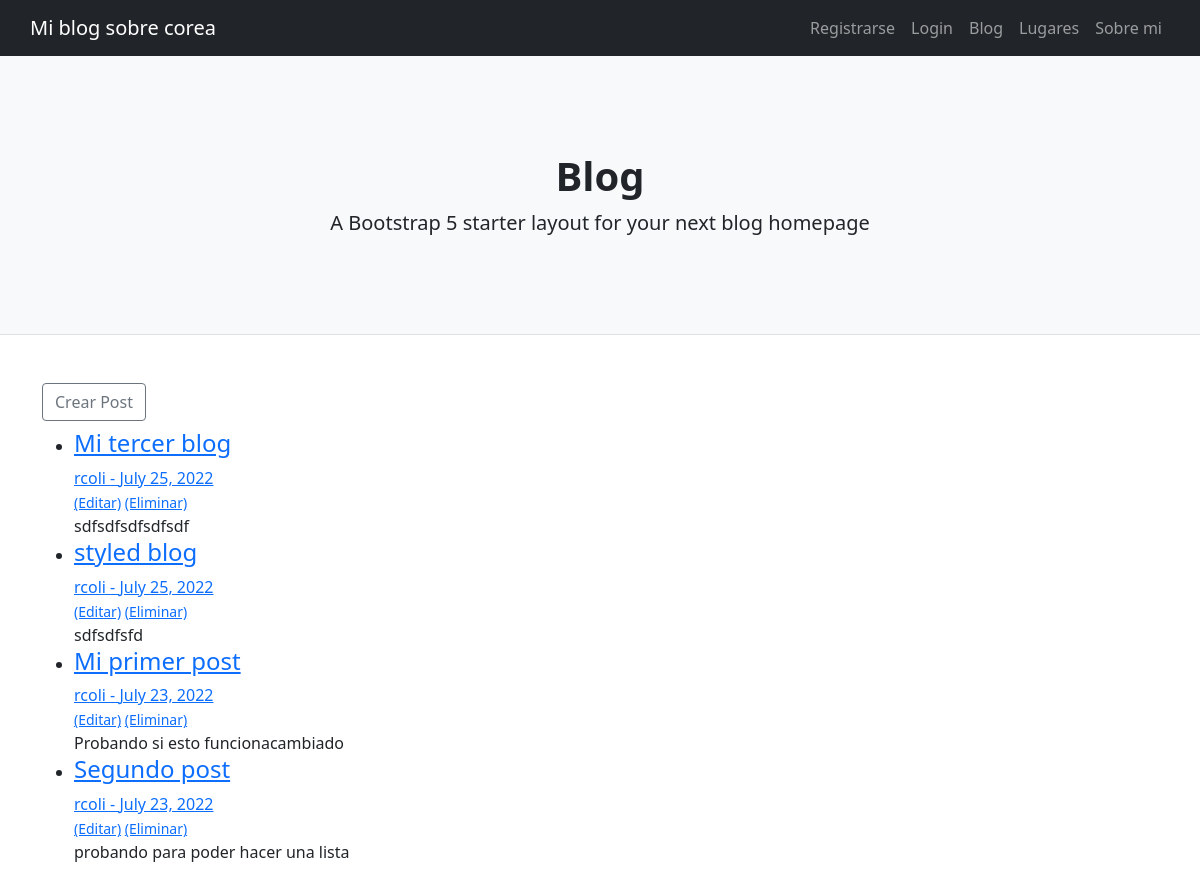
Screenshot of /blog/ with the database file from the repository.
### Blog/models.py (models this page shows, shortened)
class Post(models.Model):
   titulo=models.CharField(max_length=255)
   subtitulo=models.CharField(max_length=200)
   autor=models.ForeignKey(User, on_delete=models.CASCADE)
   fecha=models.DateField(auto_now_add=True)
   imagen=models.ImageField(null=True, blank=True, upload_to="images/")
   cuerpo=models.TextField()

### Blog/views.py (the view)
# urls.py: path('blog/', BlogView.as_view(), name="blog"),
class BlogView(ListView):
    model=Post
    template_name='Blog/blog.html'
    ordering=['-fecha']

### Blog/templates/Blog/blog.html (shortened to what this page needs)
{% extends "Blog/padre.html" %}
{% load static %}
{% block contenidoQueCambia %}
 <header class="py-5 bg-light border-bottom mb-4">
<div class="container">
        <div class="text-center my-5">
            <h1 class="fw-bolder">Blog</h1>
            <p class="lead mb-0">A Bootstrap 5 starter layout for your next blog homepage</p>
        </div>
    </div>
</header>
<br/>
<div class="container"><h6><a href="{% url 'add_post' %}" class="btn btn-outline-secondary">Crear Post</a></h6></div>
<div class="container">
<ul>
    {% for post in object_list %}
        <li><h4><a href="{% url 'post-detalles' post.pk %}" >{{ post.titulo}}</h4>
        {{ post.autor }} - {{ post.fecha }}
        <small></br>
            <a href="{% url 'update_post' post.pk %}">(Editar)</a>
            <a href="{% url 'delete_post' post.pk %}">(Eliminar)</a></a></small>
        {{ post.cuerpo }}</li>
    {% endfor %}
    </ul>
{% endblock %}

### rows the page displays
Post: titulo "Mi tercer blog", autor "rcoli", fecha "July 25, 2022", cuerpo "sdfsdfsdfsdfsdf"
Post: titulo "styled blog", autor "rcoli", fecha "July 25, 2022", cuerpo "sdfsdfsfd"
Post: titulo "Mi primer post", autor "rcoli", fecha "July 23, 2022", cuerpo "Probando si esto funcionacambiado"
Post: titulo "Segundo post", autor "rcoli", fecha "July 23, 2022", cuerpo "probando para poder hacer una lista"
